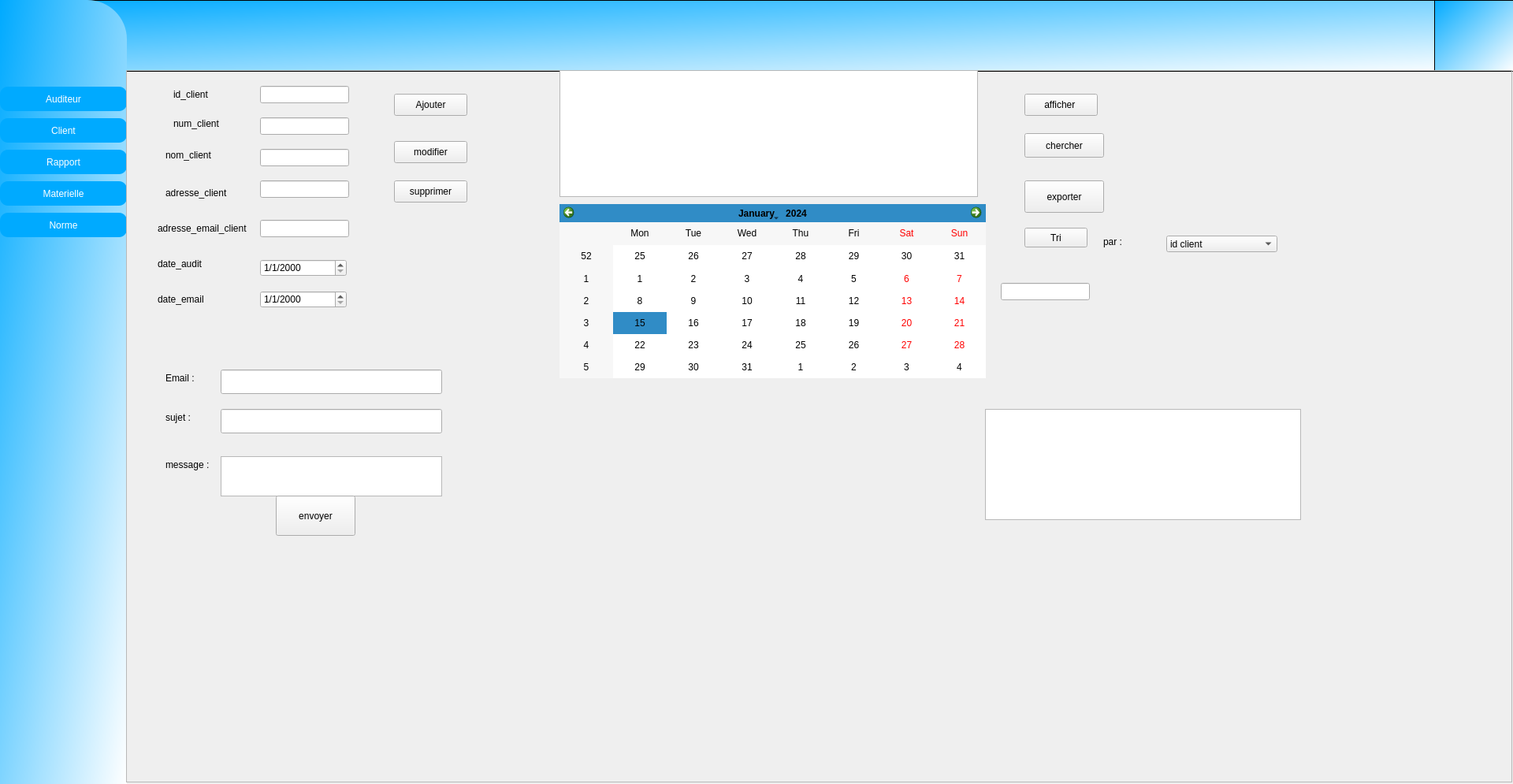
<?xml version="1.0" encoding="UTF-8"?>
<ui version="4.0">
 <class>Clientform</class>
 <widget class="QDialog" name="Clientform">
  <property name="geometry">
   <rect>
    <x>0</x>
    <y>0</y>
    <width>1920</width>
    <height>995</height>
   </rect>
  </property>
  <property name="windowTitle">
   <string>Dialog</string>
  </property>
  <widget class="QFrame" name="frame_2">
   <property name="geometry">
    <rect>
     <x>0</x>
     <y>0</y>
     <width>1920</width>
     <height>91</height>
    </rect>
   </property>
   <property name="styleSheet">
    <string notr="true">background-color: qlineargradient(spread:pad, x1:0, y1:0, x2:1, y2:1, stop:0 rgba(0, 170, 255, 255), stop:1 rgba(255, 255, 255, 255));</string>
   </property>
   <property name="frameShape">
    <enum>QFrame::StyledPanel</enum>
   </property>
   <property name="frameShadow">
    <enum>QFrame::Raised</enum>
   </property>
   <widget class="QGraphicsView" name="graphicsView">
    <property name="geometry">
     <rect>
      <x>1820</x>
      <y>0</y>
      <width>101</width>
      <height>91</height>
     </rect>
    </property>
    <property name="styleSheet">
     <string notr="true">background-image: url(:/logo.jpg);</string>
    </property>
   </widget>
  </widget>
  <widget class="QWidget" name="widget" native="true">
   <property name="geometry">
    <rect>
     <x>0</x>
     <y>0</y>
     <width>161</width>
     <height>995</height>
    </rect>
   </property>
   <property name="styleSheet">
    <string notr="true">background-color: qlineargradient(spread:pad, x1:0, y1:0, x2:1, y2:1, stop:0 rgba(0, 170, 255, 255), stop:1 rgba(255, 255, 255, 255));
border-top-right-radius: 50px;
color: white;
font: 75 20pt &quot;Berlin Sans FB&quot;;</string>
   </property>
   <widget class="QPushButton" name="pushButton_2">
    <property name="geometry">
     <rect>
      <x>0</x>
      <y>110</y>
      <width>161</width>
      <height>31</height>
     </rect>
    </property>
    <property name="styleSheet">
     <string notr="true">background-color: rgb(0, 170, 255);
border-radius: 10px;
color: white;</string>
    </property>
    <property name="text">
     <string>Auditeur</string>
    </property>
   </widget>
   <widget class="QPushButton" name="pushButton_3">
    <property name="geometry">
     <rect>
      <x>0</x>
      <y>150</y>
      <width>161</width>
      <height>31</height>
     </rect>
    </property>
    <property name="styleSheet">
     <string notr="true">background-color: rgb(0, 170, 255);
border-radius: 10px;
color: white;</string>
    </property>
    <property name="text">
     <string>Client</string>
    </property>
   </widget>
   <widget class="QPushButton" name="pushButton_4">
    <property name="geometry">
     <rect>
      <x>0</x>
      <y>190</y>
      <width>161</width>
      <height>31</height>
     </rect>
    </property>
    <property name="styleSheet">
     <string notr="true">background-color: rgb(0, 170, 255);
border-radius: 10px;
color: white;</string>
    </property>
    <property name="text">
     <string>Rapport</string>
    </property>
   </widget>
   <widget class="QPushButton" name="pushButton_5">
    <property name="geometry">
     <rect>
      <x>0</x>
      <y>230</y>
      <width>161</width>
      <height>31</height>
     </rect>
    </property>
    <property name="styleSheet">
     <string notr="true">background-color: rgb(0, 170, 255);
border-radius: 10px;
color: white;</string>
    </property>
    <property name="text">
     <string>Materielle</string>
    </property>
   </widget>
   <widget class="QPushButton" name="pushButton_6">
    <property name="geometry">
     <rect>
      <x>0</x>
      <y>270</y>
      <width>161</width>
      <height>31</height>
     </rect>
    </property>
    <property name="styleSheet">
     <string notr="true">background-color: rgb(0, 170, 255);
border-radius: 10px;
color: white;</string>
    </property>
    <property name="text">
     <string>Norme</string>
    </property>
   </widget>
  </widget>
  <widget class="QFrame" name="frame">
   <property name="geometry">
    <rect>
     <x>160</x>
     <y>89</y>
     <width>1759</width>
     <height>904</height>
    </rect>
   </property>
   <property name="frameShape">
    <enum>QFrame::StyledPanel</enum>
   </property>
   <property name="frameShadow">
    <enum>QFrame::Raised</enum>
   </property>
   <widget class="QLabel" name="label_22">
    <property name="geometry">
     <rect>
      <x>40</x>
      <y>230</y>
      <width>111</width>
      <height>31</height>
     </rect>
    </property>
    <property name="text">
     <string>date_audit</string>
    </property>
   </widget>
   <widget class="QLabel" name="subject_lb">
    <property name="geometry">
     <rect>
      <x>50</x>
      <y>430</y>
      <width>47</width>
      <height>21</height>
     </rect>
    </property>
    <property name="text">
     <string>sujet : </string>
    </property>
   </widget>
   <widget class="QPushButton" name="pushButton_supprimer">
    <property name="geometry">
     <rect>
      <x>340</x>
      <y>140</y>
      <width>93</width>
      <height>28</height>
     </rect>
    </property>
    <property name="text">
     <string>supprimer</string>
    </property>
   </widget>
   <widget class="QLabel" name="label_21">
    <property name="geometry">
     <rect>
      <x>40</x>
      <y>190</y>
      <width>121</width>
      <height>21</height>
     </rect>
    </property>
    <property name="text">
     <string>adresse_email_client</string>
    </property>
   </widget>
   <widget class="QLabel" name="label_19">
    <property name="geometry">
     <rect>
      <x>40</x>
      <y>270</y>
      <width>81</width>
      <height>41</height>
     </rect>
    </property>
    <property name="text">
     <string>date_email</string>
    </property>
   </widget>
   <widget class="QLineEdit" name="email_inp">
    <property name="geometry">
     <rect>
      <x>120</x>
      <y>380</y>
      <width>281</width>
      <height>31</height>
     </rect>
    </property>
   </widget>
   <widget class="QLabel" name="email_lb">
    <property name="geometry">
     <rect>
      <x>50</x>
      <y>380</y>
      <width>41</width>
      <height>21</height>
     </rect>
    </property>
    <property name="text">
     <string>Email : </string>
    </property>
   </widget>
   <widget class="QFrame" name="chart_frame">
    <property name="geometry">
     <rect>
      <x>540</x>
      <y>400</y>
      <width>541</width>
      <height>201</height>
     </rect>
    </property>
    <layout class="QHBoxLayout" name="horizontalLayout"/>
   </widget>
   <widget class="QLabel" name="label_17">
    <property name="geometry">
     <rect>
      <x>60</x>
      <y>60</y>
      <width>91</width>
      <height>16</height>
     </rect>
    </property>
    <property name="text">
     <string>num_client</string>
    </property>
   </widget>
   <widget class="QDateEdit" name="lineEdit_dateAud">
    <property name="geometry">
     <rect>
      <x>170</x>
      <y>240</y>
      <width>110</width>
      <height>22</height>
     </rect>
    </property>
    <property name="displayFormat">
     <string>d/M/yyyy</string>
    </property>
   </widget>
   <widget class="QLabel" name="label_20">
    <property name="geometry">
     <rect>
      <x>50</x>
      <y>140</y>
      <width>81</width>
      <height>31</height>
     </rect>
    </property>
    <property name="text">
     <string>adresse_client</string>
    </property>
   </widget>
   <widget class="QDateEdit" name="lineEdit_dateEm">
    <property name="geometry">
     <rect>
      <x>170</x>
      <y>280</y>
      <width>110</width>
      <height>22</height>
     </rect>
    </property>
    <property name="displayFormat">
     <string>d/M/yyyy</string>
    </property>
   </widget>
   <widget class="QPushButton" name="pushButton_exporter">
    <property name="geometry">
     <rect>
      <x>1140</x>
      <y>140</y>
      <width>101</width>
      <height>41</height>
     </rect>
    </property>
    <property name="text">
     <string>exporter</string>
    </property>
   </widget>
   <widget class="QTextEdit" name="msg_inp">
    <property name="geometry">
     <rect>
      <x>120</x>
      <y>490</y>
      <width>281</width>
      <height>51</height>
     </rect>
    </property>
   </widget>
   <widget class="QPushButton" name="okButton">
    <property name="geometry">
     <rect>
      <x>340</x>
      <y>90</y>
      <width>93</width>
      <height>28</height>
     </rect>
    </property>
    <property name="text">
     <string>modifier</string>
    </property>
   </widget>
   <widget class="QLabel" name="label_16">
    <property name="geometry">
     <rect>
      <x>60</x>
      <y>20</y>
      <width>81</width>
      <height>21</height>
     </rect>
    </property>
    <property name="text">
     <string>id_client</string>
    </property>
   </widget>
   <widget class="QCalendarWidget" name="calendarWidget">
    <property name="geometry">
     <rect>
      <x>550</x>
      <y>170</y>
      <width>541</width>
      <height>221</height>
     </rect>
    </property>
    <property name="styleSheet">
     <string notr="true">selection-color: rgb(255, 255, 0);
color: rgb(0, 0, 0);
selection-color: rgb(0, 0, 0);
</string>
    </property>
   </widget>
   <widget class="QLineEdit" name="lineEdit_adresseE">
    <property name="geometry">
     <rect>
      <x>170</x>
      <y>190</y>
      <width>113</width>
      <height>22</height>
     </rect>
    </property>
   </widget>
   <widget class="QLabel" name="mail_error_lb">
    <property name="geometry">
     <rect>
      <x>90</x>
      <y>560</y>
      <width>81</width>
      <height>51</height>
     </rect>
    </property>
    <property name="text">
     <string/>
    </property>
   </widget>
   <widget class="QLineEdit" name="lineEdit_num">
    <property name="geometry">
     <rect>
      <x>170</x>
      <y>60</y>
      <width>113</width>
      <height>22</height>
     </rect>
    </property>
   </widget>
   <widget class="QPushButton" name="pushButton_ajouter">
    <property name="geometry">
     <rect>
      <x>340</x>
      <y>30</y>
      <width>93</width>
      <height>28</height>
     </rect>
    </property>
    <property name="text">
     <string>Ajouter</string>
    </property>
   </widget>
   <widget class="QLabel" name="label_18">
    <property name="geometry">
     <rect>
      <x>50</x>
      <y>100</y>
      <width>91</width>
      <height>16</height>
     </rect>
    </property>
    <property name="text">
     <string>nom_client</string>
    </property>
   </widget>
   <widget class="QPushButton" name="mail_send_btn">
    <property name="geometry">
     <rect>
      <x>190</x>
      <y>540</y>
      <width>101</width>
      <height>51</height>
     </rect>
    </property>
    <property name="text">
     <string>envoyer</string>
    </property>
   </widget>
   <widget class="QLineEdit" name="lineEdit_nom">
    <property name="geometry">
     <rect>
      <x>170</x>
      <y>100</y>
      <width>113</width>
      <height>22</height>
     </rect>
    </property>
   </widget>
   <widget class="QLineEdit" name="lineEdit_adresse">
    <property name="geometry">
     <rect>
      <x>170</x>
      <y>140</y>
      <width>113</width>
      <height>22</height>
     </rect>
    </property>
   </widget>
   <widget class="QPushButton" name="pushButton_Rechercher">
    <property name="geometry">
     <rect>
      <x>1140</x>
      <y>80</y>
      <width>101</width>
      <height>31</height>
     </rect>
    </property>
    <property name="text">
     <string>chercher</string>
    </property>
   </widget>
   <widget class="QLineEdit" name="subject_inp">
    <property name="geometry">
     <rect>
      <x>120</x>
      <y>430</y>
      <width>281</width>
      <height>31</height>
     </rect>
    </property>
   </widget>
   <widget class="QLineEdit" name="lineEdit_date">
    <property name="geometry">
     <rect>
      <x>1110</x>
      <y>270</y>
      <width>113</width>
      <height>22</height>
     </rect>
    </property>
   </widget>
   <widget class="QLineEdit" name="lineEdit_ID">
    <property name="geometry">
     <rect>
      <x>170</x>
      <y>20</y>
      <width>113</width>
      <height>22</height>
     </rect>
    </property>
   </widget>
   <widget class="QPushButton" name="pushButton_sort">
    <property name="geometry">
     <rect>
      <x>1140</x>
      <y>30</y>
      <width>93</width>
      <height>28</height>
     </rect>
    </property>
    <property name="text">
     <string>afficher </string>
    </property>
   </widget>
   <widget class="QTableView" name="tab_cl">
    <property name="geometry">
     <rect>
      <x>550</x>
      <y>0</y>
      <width>531</width>
      <height>161</height>
     </rect>
    </property>
   </widget>
   <widget class="QTableView" name="cal_tabView">
    <property name="geometry">
     <rect>
      <x>1090</x>
      <y>430</y>
      <width>401</width>
      <height>141</height>
     </rect>
    </property>
   </widget>
   <widget class="QLabel" name="msg_lb">
    <property name="geometry">
     <rect>
      <x>50</x>
      <y>490</y>
      <width>71</width>
      <height>21</height>
     </rect>
    </property>
    <property name="text">
     <string>message : </string>
    </property>
   </widget>
   <widget class="QPushButton" name="pushButton_tri">
    <property name="geometry">
     <rect>
      <x>1140</x>
      <y>200</y>
      <width>80</width>
      <height>25</height>
     </rect>
    </property>
    <property name="text">
     <string>Tri</string>
    </property>
   </widget>
   <widget class="QLabel" name="label">
    <property name="geometry">
     <rect>
      <x>1240</x>
      <y>210</y>
      <width>56</width>
      <height>16</height>
     </rect>
    </property>
    <property name="text">
     <string>par :</string>
    </property>
   </widget>
   <widget class="QComboBox" name="client_tri_par_type_inp">
    <property name="geometry">
     <rect>
      <x>1320</x>
      <y>210</y>
      <width>141</width>
      <height>21</height>
     </rect>
    </property>
    <item>
     <property name="text">
      <string>id client</string>
     </property>
    </item>
    <item>
     <property name="text">
      <string>nom client</string>
     </property>
    </item>
    <item>
     <property name="text">
      <string>adresse client</string>
     </property>
    </item>
    <item>
     <property name="text">
      <string>num client</string>
     </property>
    </item>
    <item>
     <property name="text">
      <string>adresseemaill</string>
     </property>
    </item>
    <item>
     <property name="text">
      <string>date aud</string>
     </property>
    </item>
    <item>
     <property name="text">
      <string>date email</string>
     </property>
    </item>
   </widget>
  </widget>
 </widget>
 <resources/>
 <connections/>
</ui>
